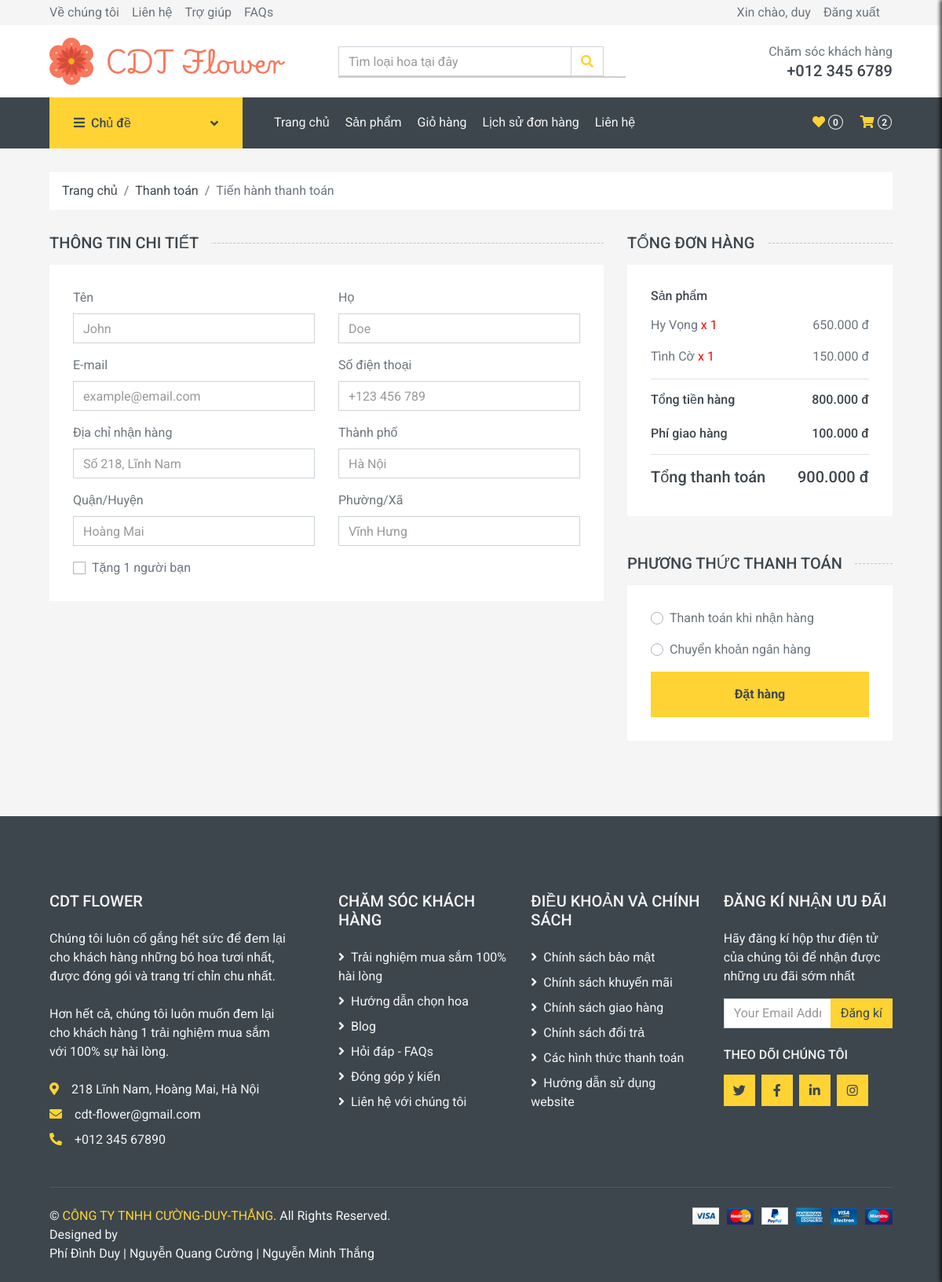
/checkout.php (signed in), run on an earlier commit of the app's database.
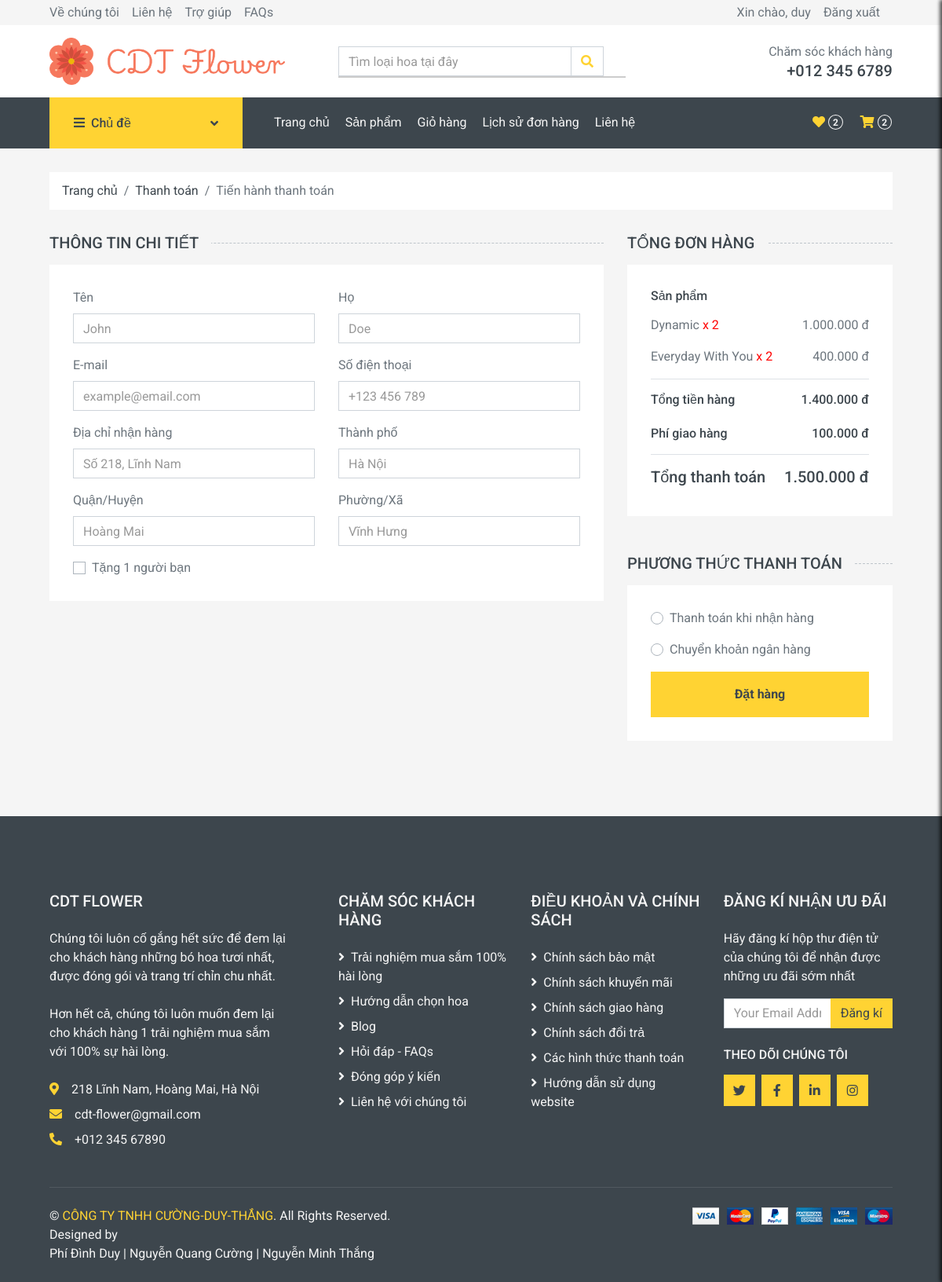
And on a later commit of the database.
### tables this page shows
CREATE TABLE `chitietdonhang` (
  `MaChiTietDonHang` int(11) NOT NULL,
  `MaDonHang` int(11) NOT NULL,
  `MaSanPham` int(11) NOT NULL,
  `SoLuong` int(11) NOT NULL,
  `Gia` decimal(10,0) NOT NULL
);

CREATE TABLE `sanpham` (
  `MaSanPham` int(11) NOT NULL,
  `TenSanPham` varchar(200) NOT NULL,
  `MaDanhMuc` int(11) NOT NULL,
  `Mau` varchar(50) NOT NULL,
  `MoTa` text NOT NULL,
  `Gia` decimal(10,0) NOT NULL,
  `HinhAnh` varchar(200) NOT NULL,
  `TonKho` int(11) NOT NULL,
  `GiamGia` int(11) NOT NULL
);

### checkout.php (the view, shortened to what the changed rows need)
<?php include 'header.php'; ?>
    <div class="container-fluid">
        <form method="post" action="" class="row px-xl-5">
            <div class="col-lg-4">
                <?php
                require_once("database/db_connect.php");
                $ma_khach_hang = $_SESSION['makhachhang'];
                $sql = "
                SELECT
                    sp.TenSanPham,
                    ctdh.SoLuong,
                    ctdh.Gia,
                    (ctdh.SoLuong * ctdh.Gia) AS ThanhTien
                FROM chitietdonhang AS ctdh
                JOIN sanpham AS sp ON ctdh.MaSanPham = sp.MaSanPham
                JOIN donhang AS d ON ctdh.MaDonHang = d.MaDonHang
                WHERE
                    d.MaKhachHang = ?
                    AND d.TrangThai = 0;
                ";
                $stmt = $conn->prepare($sql);
                $stmt->bind_param("i", $ma_khach_hang);
                $stmt->execute();
                $result = $stmt->get_result();
                $tong_tien_hang = 0;
                $phi_giao_hang = 100000;
                ?>
                <div class="bg-light p-30 mb-5">
                    <div class="border-bottom">
                        <?php while ($row = $result->fetch_assoc()) : ?>
                            <div class="d-flex justify-content-between">
                                <p>
                                    <?php echo $row['TenSanPham']; ?>
                                    <span style="color: red;">x <?php echo $row['SoLuong']; ?></span>
                                </p>
                                <p><?php echo number_format($row['ThanhTien'], 0, ',', '.') . ' đ'; ?></p>
                            </div>
                            <?php $tong_tien_hang += $row['ThanhTien']; ?>
                        <?php endwhile; ?>
                    </div>
                    <div class="border-bottom pt-3 pb-2">
                        <div class="d-flex justify-content-between mb-3">
                            <h6>Tổng tiền hàng</h6>
                            <h6><?php echo number_format($tong_tien_hang, 0, ',', '.') . ' đ'; ?></h6>
                        </div>
                    </div>
                    <div class="pt-2">
                        <div class="d-flex justify-content-between mt-2">
                            <h5>Tổng thanh toán</h5>
                            <h5><?php echo number_format($tong_tien_hang + $phi_giao_hang, 0, ',', '.') . ' đ'; ?></h5>
                        </div>
                    </div>
                </div>
            </div>
        </form>
    </div>
</body>
</html>

### header.php (shortened to what the changed rows need)
<!DOCTYPE html>
<html lang="en">
<head>
    <link href="https://cdnjs.cloudflare.com/ajax/libs/font-awesome/5.10.0/css/all.min.css" rel="stylesheet">
    <link href="lib/animate/animate.min.css" rel="stylesheet">
    <link href="lib/owlcarousel/assets/owl.carousel.min.css" rel="stylesheet">
    <link href="css/style.css" rel="stylesheet">
    <link href="css/preloader.css" rel="stylesheet">
    <link rel="stylesheet" type="text/css" href="css/thongbao_toast.css">
</head>
<body>
    <?php require_once("database/db_connect.php");
        if (isset($_SESSION['makhachhang'])) {
            $Ma_KH = $_SESSION['makhachhang'];
        } else {
            $Ma_KH = "100";
        }
            $sql = "
                SELECT
                    sp.TenSanPham,
                    sp.Gia
                FROM
                    yeuthich AS yt
                JOIN
                    sanpham AS sp ON yt.MaSanPham = sp.MaSanPham
                WHERE
                    yt.MaKhachHang = ?
                ";
                $stmt = $conn->prepare($sql);
                $stmt->bind_param("i", $Ma_KH);
                $stmt->execute();
                $result = $stmt->get_result();
                $tong_so_luong = 0;
                if ($result->num_rows > 0) {
                    while ($row = $result->fetch_assoc()) {
                        $tong_so_luong++;
                    }
                }
        ?>
        <div class="container-fluid bg-dark mb-30">
            <div class="row px-xl-5">
                <div class="col-lg-9">
                    <nav class="navbar navbar-expand-lg bg-dark navbar-dark py-3 py-lg-0 px-0">
                        <div class="collapse navbar-collapse justify-content-between" id="navbarCollapse">
                            <div class="navbar-nav ml-auto py-0 d-none d-lg-block">
                                <a id="open-side-menu-2" href="#" class="btn px-0">
                                    <i class="fas fa-heart text-primary"></i>
                                    <span class="badge text-secondary border border-secondary rounded-circle" style="padding-bottom: 2px;"><?php echo $tong_so_luong; ?></span>
                                </a>
                            </div>
                        </div>
                    </nav>
                </div>
            </div>
        </div>

What changed in the data, as far as the page shows it:
removed chitietdonhang: sanpham.TenSanPham "Hy Vọng", SoLuong "1", ThanhTien "650.000"
removed chitietdonhang: sanpham.TenSanPham "Tình Cờ", SoLuong "1", ThanhTien "150.000"
added chitietdonhang: MaSanPham.TenSanPham "Dynamic", SoLuong "2", ThanhTien "1.000.000"
added chitietdonhang: MaSanPham.TenSanPham "Everyday With You", SoLuong "2", ThanhTien "400.000"
Also different on the page:
$tong_so_luong: "0" → "2"
$tong_tien_hang: "800.000" → "1.400.000"
$tong_tien_hang + $phi_giao_hang: "900.000" → "1.500.000"
